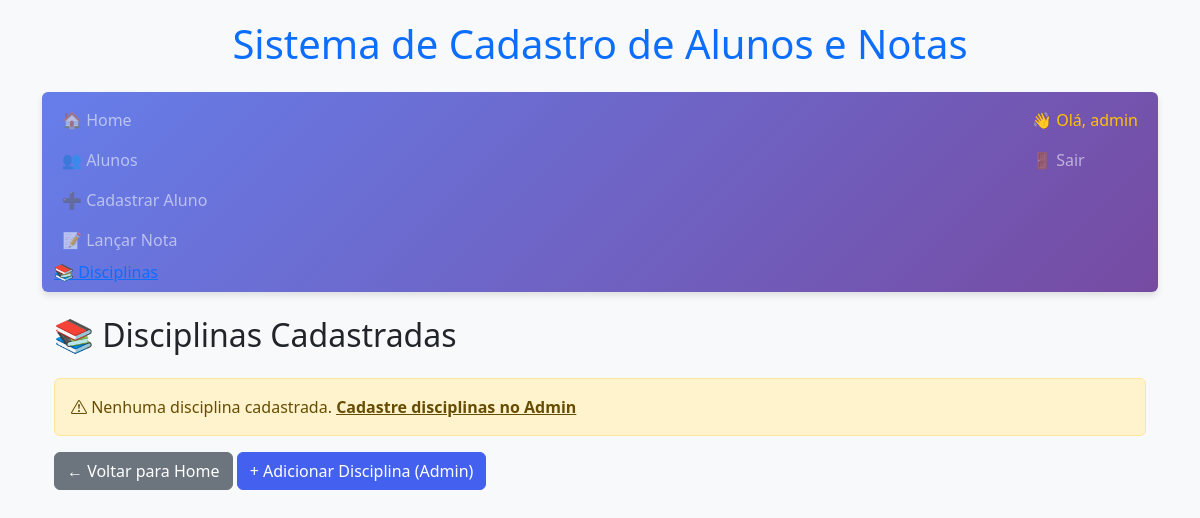
/disciplinas/ (signed in), run on an earlier commit of the app's database.
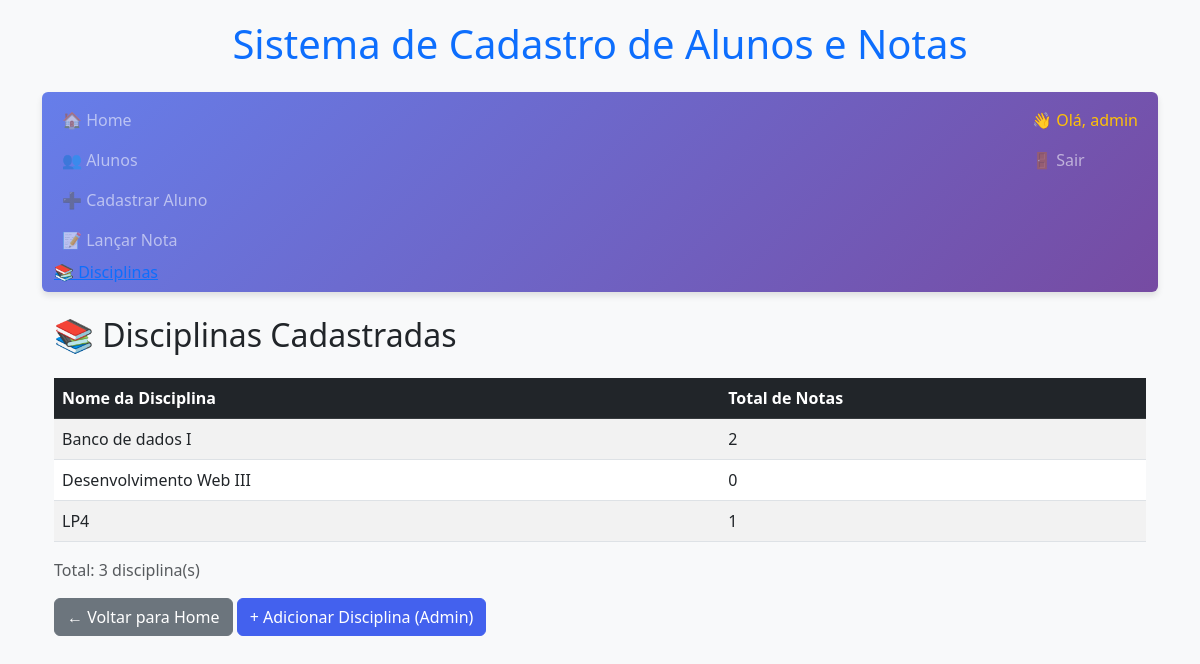
And on a later commit of the database.
### alunos/models.py (models this page shows, shortened)
class Disciplina(models.Model):
    nome = models.CharField(max_length=150, unique=True)

### alunos/views.py (the view)
# urls.py: path('disciplinas/', views.disciplina_list, name='disciplina_list'),
@login_required
def disciplina_list(request):
    disciplinas = Disciplina.objects.all().order_by('nome')
    return render(request, 'alunos/disciplina_list.html', {'disciplinas': disciplinas})

### alunos/templates/alunos/disciplina_list.html
{% extends 'alunos/base.html' %}
{% block content %}
<div class="container">
    <h2 class="mb-4">📚 Disciplinas Cadastradas</h2>
    {% if disciplinas %}
    <div class="table-responsive">
        <table class="table table-striped table-hover">
            <thead class="table-dark">
                <tr>
                    <th>Nome da Disciplina</th>
                    <th>Total de Notas</th>
                </tr>
            </thead>
            <tbody>
                {% for disciplina in disciplinas %}
                <tr>
                    <td>{{ disciplina.nome }}</td>
                    <td>{{ disciplina.nota_set.count }}</td>
                </tr>
                {% endfor %}
            </tbody>
        </table>
    </div>
    <p class="text-muted">Total: {{ disciplinas.count }} disciplina(s)</p>
    {% else %}
    <div class="alert alert-warning">
        <i class="bi bi-exclamation-triangle"></i>
        Nenhuma disciplina cadastrada.
        <a href="/admin/alunos/disciplina/" class="alert-link">
            Cadastre disciplinas no Admin
        </a>
    </div>
    {% endif %}
    <div class="mt-3">
        <a href="{% url 'alunos:home' %}" class="btn btn-secondary">
            ← Voltar para Home
        </a>
        <a href="/admin/alunos/disciplina/add/" class="btn btn-primary">
            + Adicionar Disciplina (Admin)
        </a>
    </div>
</div>
{% endblock %}

What changed in the data, as far as the page shows it:
added Disciplina: nome "Banco de dados I", nota_set.count "2"
added Disciplina: nome "Desenvolvimento Web III", nota_set.count "0"
added Disciplina: nome "LP4", nota_set.count "1"
Also different on the page:
{{ disciplinas.count }}: (not shown) → "3"
text no longer shown: "Nenhuma disciplina cadastrada. Cadastre disciplinas no Admin"
text now shown: "Nome da Disciplina Total de Notas Total: disciplina(s)"
